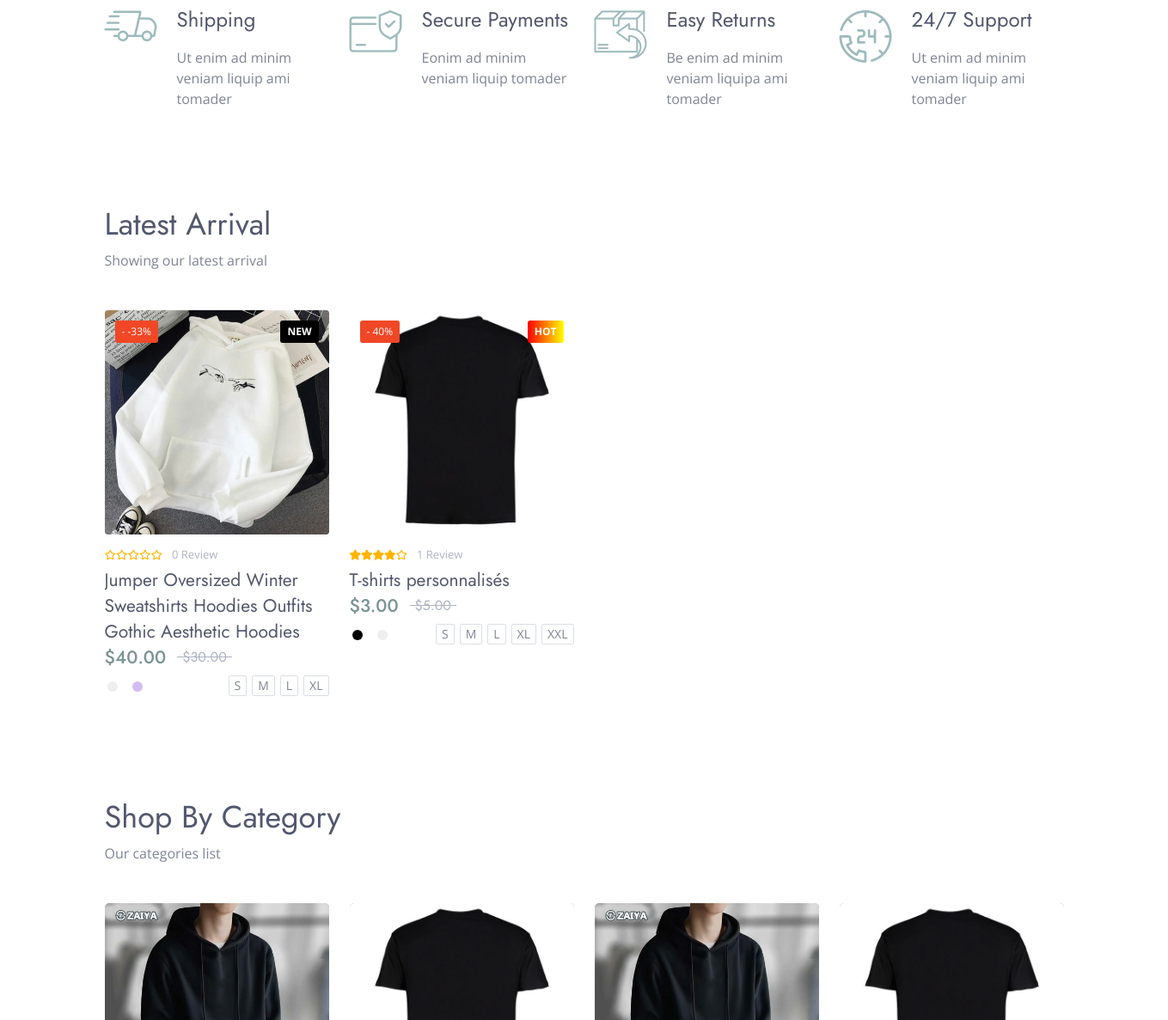
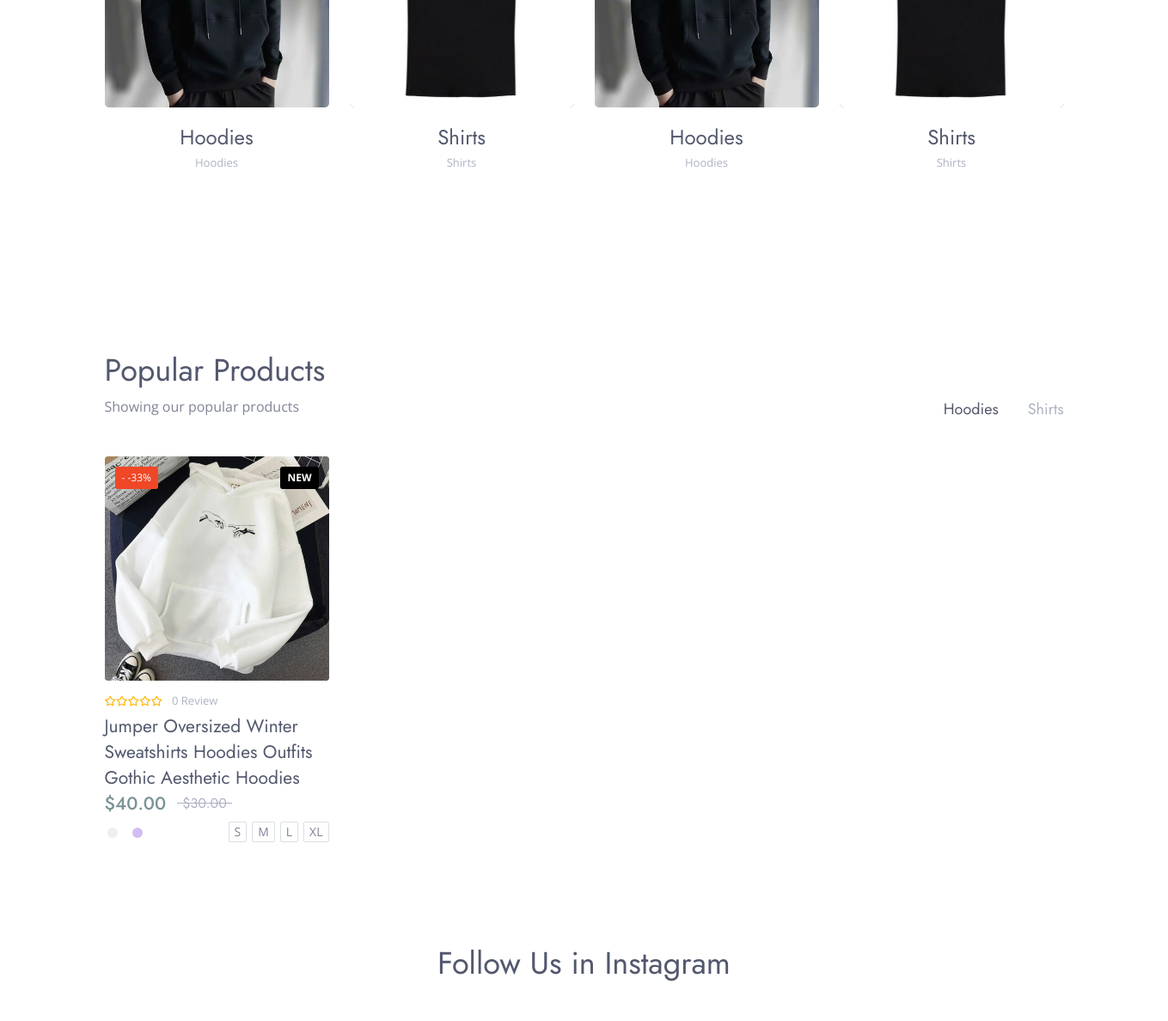
The app's page / (middle part), older data (2 pictures, top to bottom).
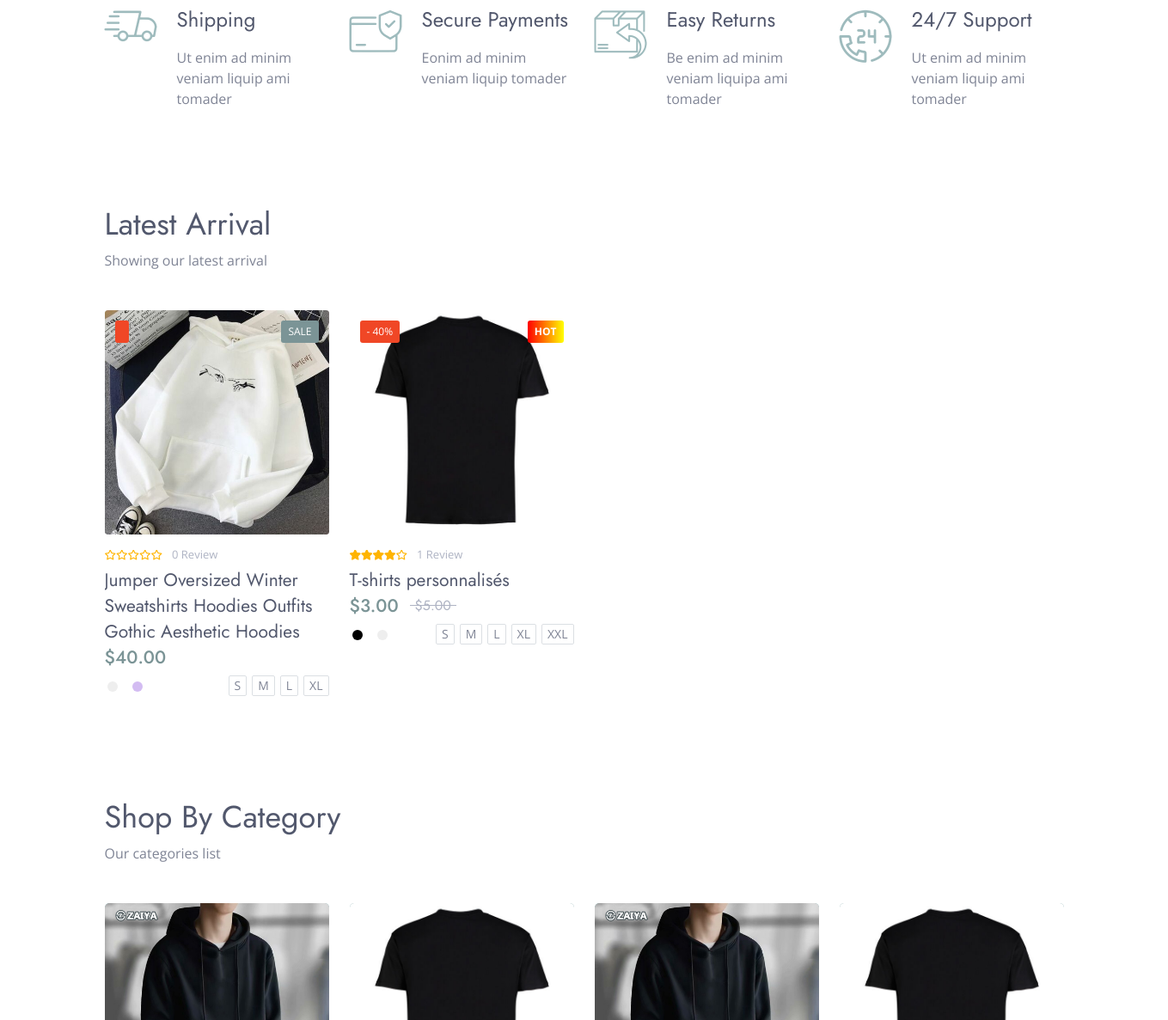
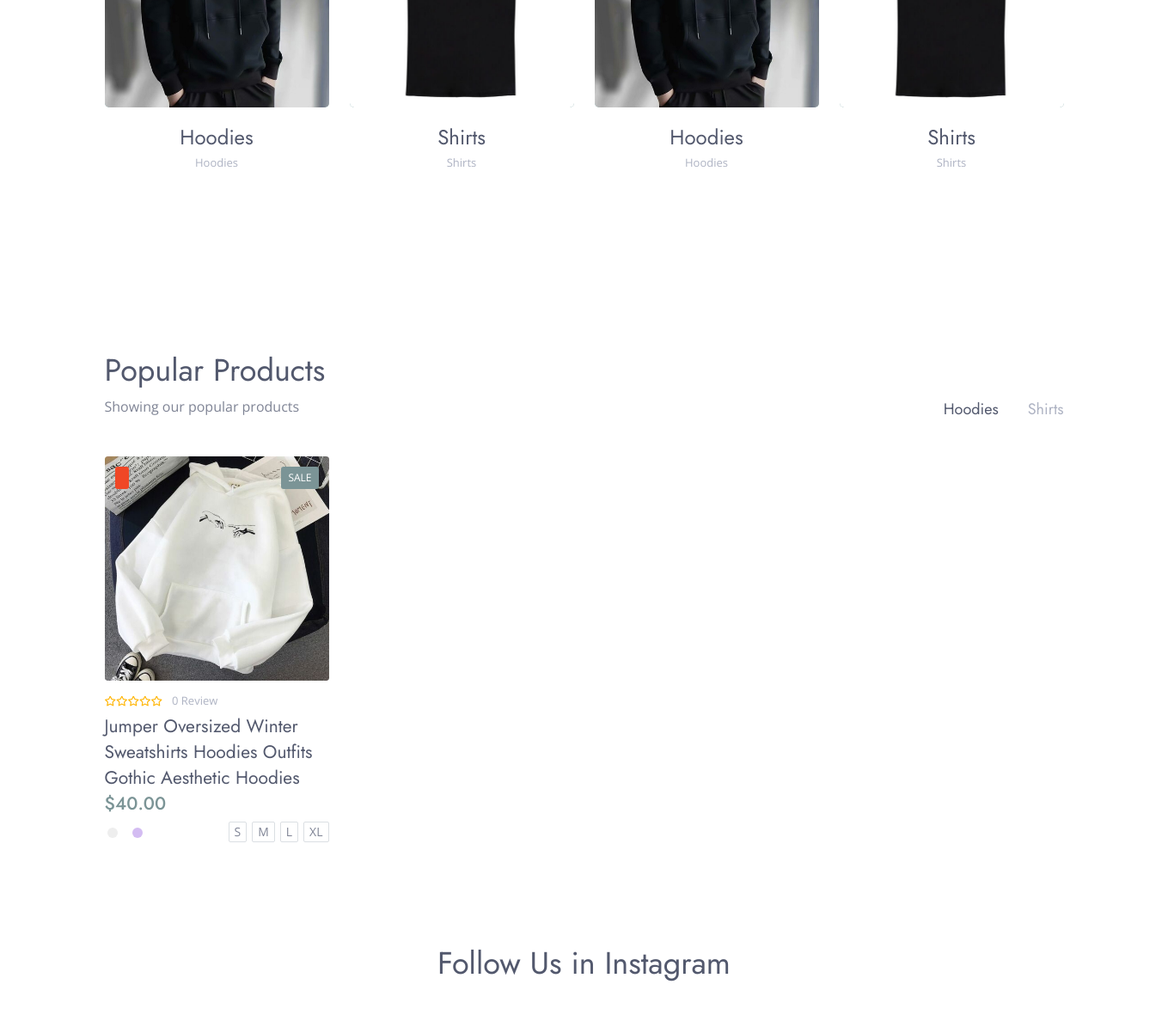
The same page, newer data (2 pictures, top to bottom).
### app/models.py (models this page shows, shortened)
class Product(models.Model):
    product_status = [
        ('Hot', 'Hot'),
        ('Sale', 'Sale'),
        ('New', 'New'),
    ]
    name = models.CharField(max_length=255)
    slug = models.SlugField(unique=True,null=True)
    status=models.CharField(max_length=255,choices=product_status,default='New')
    description = models.TextField(blank=True)
    product_details = models.TextField(blank=True)
    price = models.DecimalField(max_digits=10, decimal_places=2)
    old_price = models.DecimalField(max_digits=10, decimal_places=2, null=True, blank=True)
    category = models.ForeignKey(Category, on_delete=models.CASCADE, related_name='products')
    tags = models.ManyToManyField(Tag)
    properties = models.ManyToManyField(Property)
    enabled=models.BooleanField(default=True)
    created_at = models.DateTimeField(auto_now_add=True,null=True)
    class Meta:
        ordering = ['-created_at']
    def get_images(self):
        return self.images.all()
    def get_statistics(self):
        rates=[r.rating for r in self.reviews.all()]
        return len(rates),int(sum(rates)/len(rates)) if len(rates)>=1 else 0
    @staticmethod
    def get_by_date(limit=None,desc=True):
        d = '-' if desc else ''
        return Product.objects.order_by(d+'created_at')

class Image(models.Model):
    product = models.ForeignKey(Product, on_delete=models.CASCADE, related_name='images')
    image = models.ImageField(upload_to='product_images/')

### app/views.py (the view)
# urls.py: path('', main,name='main'),
def main(request):
    latest_products=Product.get_by_date()
    cart = Cart(request)
    categories=Category.get_all()
    return render(
        request,
        'index.html',
        {
            'config':config,
            'cart':cart,
            'categories':categories,
            'latest_products':latest_products
        }
    )

### app/cart.py (called while the page is built)
    def __len__(self):
        return sum(item['quantity'] for item in self.cart.values())

### app/models.py (called while the page is built)
    def __str__(self):
        return self.name

    @staticmethod
    def get_all():
        return Category.objects.all()

### app/templatetags/functions.py (called while the page is built)
@register.filter
def discount(price, old_price):
    return str(int(100*(1-(price/old_price))))+'%'

### templates/index.html (shortened to what this page needs)
{% extends 'base.html' %}
{% block content %}
    {% include 'components/index/features.html' %}
    {% include 'components/commun/products_slider.html' with title='Latest Arrival' hint='Showing our latest arrival' products=latest_products %}
    {% include 'components/index/categories.html' %}
    {% include 'components/index/popular.html' %}
    {% include 'components/commun/product_modal.html' %}
    {% include 'components/index/instagram.html' %}
{% endblock content %}

### templates/components/commun/products_slider.html
{% load static %}
<section class="latestArrivalSection">
  <div class="container">
    <div class="row">
      <div class="col-lg-12">
        <h2 class="secTitle">{{title}}</h2>
        <p class="secDesc">{{hint}}</p>
      </div>
    </div>
    <div class="row">
      <div class="col-lg-12">
        <div class="productCarousel owl-carousel owl-loaded owl-drag">
          <div class="owl-stage-outer">
            <div class="owl-stage" style="transform: translate3d(-266px, 0px, 0px); transition: all 0s ease 0s; width: 798px;">
              {% for product in products %}
              <div class="owl-item" style="width: 109px; margin-right: 24px;">
                {% include 'components/commun/product_card.html' %}
              </div>
              {% endfor %}
            </div>
          </div>
        </div>
      </div>
    </div>
  </div>
</section>

### templates/components/commun/product_card.html (shortened to what this page needs)
{% load functions %}
<div class="productItem01">
  <div class="pi01Thumb">
    <img src="{{product.get_images.0.image.url}}" alt="{{product.name}}" />
    <div class="pi01Actions">
    </div>
    <div class="productLabels clearfix">
      {% if product.price != product.old_price %}<span class="plDis">- {{ product.price|discount:product.old_price }}</span>{% else %}<span class="plDis"></span>{% endif %}
      <span class="plSale {{product.status}}">{{product.status}}</span>
    </div>
  </div>
  <div class="pi01Details">
    <div class="productRatings">
      <div class="productRatingWrap">
        <div class="star-rating">
          <span class="a{{product.get_statistics.1}}"></span>
        </div>
      </div>
      <div class="ratingCounts">{{product.get_statistics.0}} Review{% if product.get_statistics.0 > 1 %}s{% endif %}</div>
    </div>
    <h3><a href="{% url 'product_details' product.slug %}">{{product.name}}</a></h3>
    <div class="pi01Price">
      <ins>${{product.price}}</ins>
      {% if product.price != product.old_price %}<del>${{product.old_price}}</del>{% endif %}
    </div>
    <div class="pi01Variations">
      <div class="pi01VColor">
        {% for property in product.properties.all %}
          {% if property.type.name == 'color' %}
            <div class="pi01VCItem">
              <label class="{{property.name}}" for="color_{{product.id}}_{{property.name}}"></label>
            </div>
          {% endif %}
        {% endfor %}
      </div>
      <div class="pi01VSize">
        {% for property in product.properties.all %}
          {% if property.type.name == 'size' %}
            <div class="pi01VSItem">
              <label for="size_{{product.id}}_{{property.name}}">{{property.name}}</label>
          </div>
          {% endif %}
        {% endfor %}
      </div>
    </div>
  </div>
</div>

### templates/components/index/popular.html
{% load static %}
<section class="popularProductsSection">
  <div class="container">
    <div class="row">
      <div class="col-lg-12">
        <h2 class="secTitle">Popular Products</h2>
        <p class="secDesc">Showing our popular products</p>
      </div>
    </div>
    <div class="row">
      <div class="col-lg-12">
        <div class="productTabs">
          <ul class="nav productTabsNav absolutes" id="productTab" role="tablist">
            {% for category in categories %}
            <li role="presentation">
              <button class="{% if category.id == categories.0.id %}active{% endif %}" id="tab-{{category.id}}" data-bs-toggle="tab" data-bs-target="#tab-{{category.id}}-pane" type="button" role="tab" aria-controls="tab-{{category.id}}-pane" aria-selected="true">{{category.name}}</button>
            </li>
            {% endfor %}
          </ul>
          <div class="tab-content" id="productTabContent">
            {% for category in categories %}
            <div class="tab-pane fade {% if category.id == categories.0.id %}show active{% endif %}" id="tab-{{category.id}}-pane" role="tabpanel" aria-labelledby="tab-{{category.id}}" tabindex="0">
              <div class="row">
                {% for product in category.products.all|slice:":8"  %}
                  <div class="col-sm-6 col-lg-4 col-xl-3">
                    {% include 'components/commun/product_card.html' %}
                  </div>
                {% endfor %}
              </div>
            </div>
            {% endfor %}
          </div>
        </div>
      </div>
    </div>
  </div>
</section>

Row changes from the older to the newer data that the page shows:
changed Product "Jumper Oversized Winter Sweatshirts Hoodies Outfits Gothic Aesthetic Hoodies": status "NEW" → "SALE"; price|discount "-33%" → (not shown); old_price "30.00" → (not shown)
